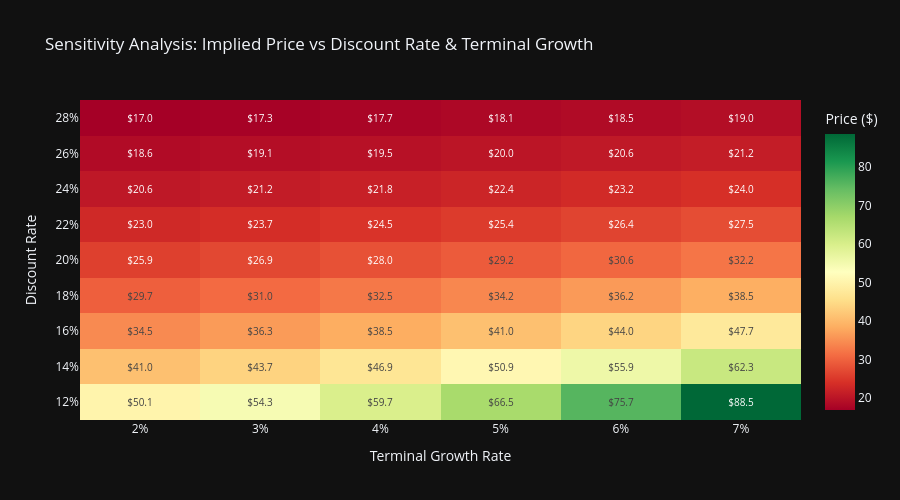

Notebook cell for this chart:
### Markdown cell above
## 6. Sensitivity Analysis

How do key variables affect the valuation?

### Code cell
# Sensitivity: Discount Rate vs Terminal Growth
discount_rates = np.arange(0.12, 0.28, 0.02)
terminal_rates = np.arange(0.02, 0.08, 0.01)

sensitivity_matrix = np.zeros((len(discount_rates), len(terminal_rates)))

base_growth_rates = [0.30, 0.25, 0.20, 0.15, 0.10]
base_revenue = 900_000_000

for i, dr in enumerate(discount_rates):
    for j, tg in enumerate(terminal_rates):
        if tg < dr:  # Terminal growth must be less than discount rate
            result = dcf_model.run_dcf(
                base_revenue=base_revenue,
                growth_rates=base_growth_rates,
                discount_rate=dr,
                terminal_growth=tg,
                include_deflationary=True,
                include_fee_switch=True
            )
            sensitivity_matrix[i, j] = result['implied_price_circulating']
        else:
            sensitivity_matrix[i, j] = np.nan

# Create heatmap
fig = go.Figure(data=go.Heatmap(
    z=sensitivity_matrix,
    x=[f"{r*100:.0f}%" for r in terminal_rates],
    y=[f"{r*100:.0f}%" for r in discount_rates],
    colorscale='RdYlGn',
    text=[[f"${v:.1f}" if not np.isnan(v) else "" for v in row] for row in sensitivity_matrix],
    texttemplate="%{text}",
    textfont={"size": 10},
    hoverongaps=False,
    colorbar_title="Price ($)"
))

fig.update_layout(
    title='Sensitivity Analysis: Implied Price vs Discount Rate & Terminal Growth',
    xaxis_title='Terminal Growth Rate',
    yaxis_title='Discount Rate',
    height=500,
    template='plotly_dark'
)

display(fig)

### Figure 1 — Plotly figure (JSON) as saved in the notebook; plotly's stock layout.template omitted (floating-point values rounded to 4 significant figures)
{"data": [{"colorbar": {"title": {"text": "Price ($)"}}, "colorscale": [[0, "rgb(165,0,38)"], [0.1, "rgb(215,48,39)"], [0.2, "rgb(244,109,67)"], [0.3, "rgb(253,174,97)"], [0.4, "rgb(254,224,139)"], [0.5, "rgb(255,255,191)"], [0.6, "rgb(217,239,139)"], [0.7, "rgb(166,217,106)"], [0.8, "rgb(102,189,99)"], [0.9, "rgb(26,152,80)"], [1, "rgb(0,104,55)"]], "hoverongaps": false, "text": [["$50.1", "$54.3", "$59.7", "$66.5", "$75.7", "$88.5"], ["$41.0", "$43.7", "$46.9", "$50.9", "$55.9", "$62.3"], ["$34.5", "$36.3", "$38.5", "$41.0", "$44.0", "$47.7"], ["$29.7", "$31.0", "$32.5", "$34.2", "$36.2", "$38.5"], ["$25.9", "$26.9", "$28.0", "$29.2", "$30.6", "$32.2"], ["$23.0", "$23.7", "$24.5", "$25.4", "$26.4", "$27.5"], ["$20.6", "$21.2", "$21.8", "$22.4", "$23.2", "$24.0"], ["$18.6", "$19.1", "$19.5", "$20.0", "$20.6", "$21.2"], ["$17.0", "$17.3", "$17.7", "$18.1", "$18.5", "$19.0"]], "textfont": {"size": 10}, "texttemplate": "%{text}", "type": "heatmap", "x": ["2%", "3%", "4%", "5%", "6%", "7%"], "y": ["12%", "14%", "16%", "18%", "20%", "22%", "24%", "26%", "28%"], "z": [[50.08, 54.35, 59.68, 66.54, 75.69, 88.5], [40.96, 43.67, 46.92, 50.9, 55.87, 62.26], [34.49, 36.32, 38.46, 40.99, 44.03, 47.74], [29.67, 30.97, 32.45, 34.16, 36.16, 38.53], [25.95, 26.9, 27.97, 29.19, 30.57, 32.18], [22.99, 23.71, 24.51, 25.4, 26.41, 27.54], [20.6, 21.15, 21.76, 22.43, 23.18, 24.02], [18.62, 19.05, 19.52, 20.04, 20.62, 21.25], [16.95, 17.3, 17.68, 18.08, 18.53, 19.02]]}], "layout": {"height": 500, "title": {"text": "Sensitivity Analysis: Implied Price vs Discount Rate & Terminal Growth"}, "xaxis": {"title": {"text": "Terminal Growth Rate"}}, "yaxis": {"title": {"text": "Discount Rate"}}}}
